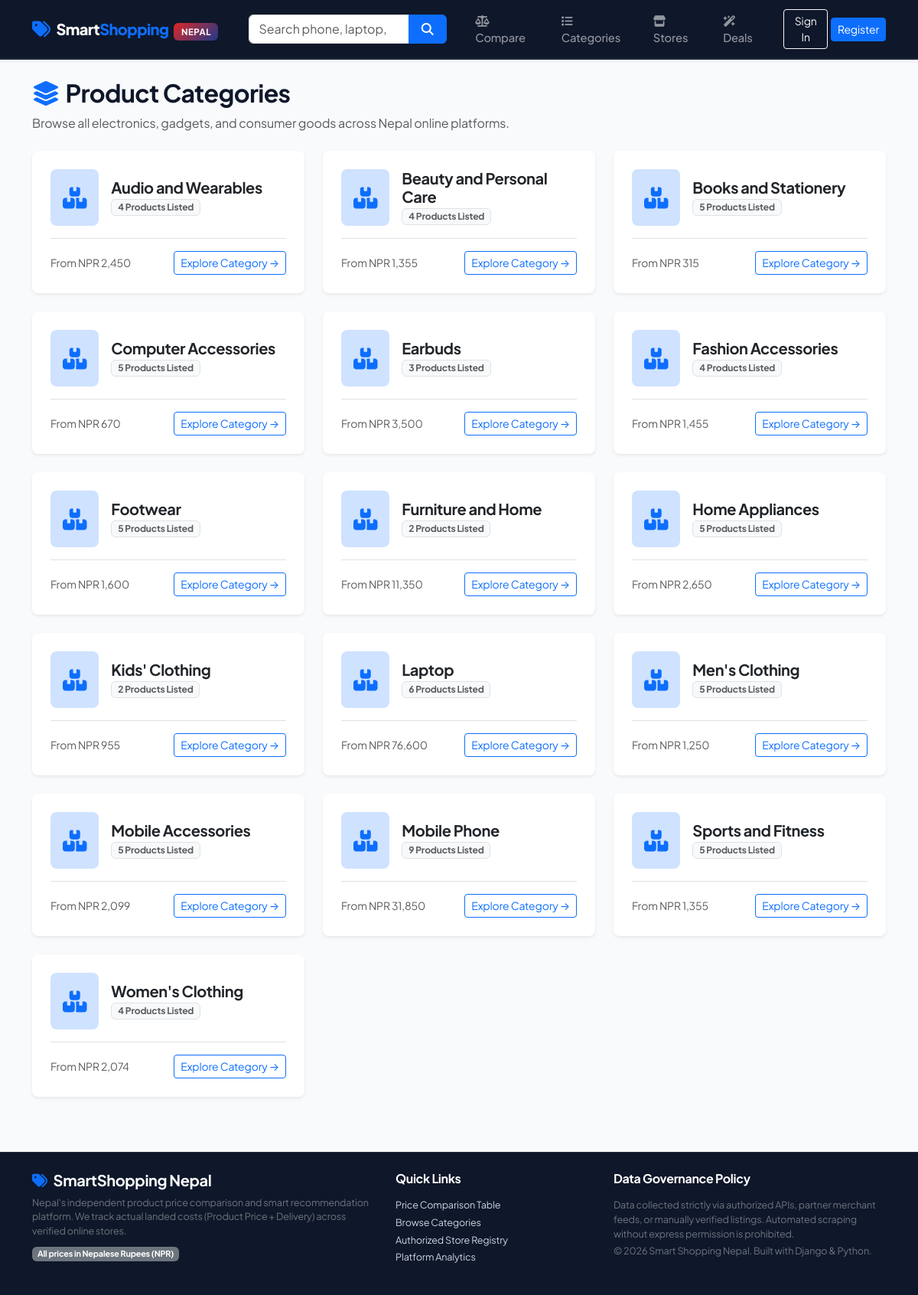
Page /categories/ on the committed database.
### shopping/models.py (models this page shows, shortened)
class Product(models.Model):
    name = models.CharField(max_length=255, db_index=True)
    brand = models.CharField(max_length=100, db_index=True)
    model = models.CharField(max_length=100, db_index=True)
    category = models.CharField(max_length=100, db_index=True)
    canonical_product_key = models.CharField(max_length=255, unique=True, db_index=True)
    description = models.TextField(blank=True, default='')
    image_url = models.URLField(max_length=1000, blank=True, default='')
    created_at = models.DateTimeField(auto_now_add=True)
    updated_at = models.DateTimeField(auto_now=True)
    class Meta:
        ordering = ['brand', 'name']
        verbose_name = 'Canonical Product'
        verbose_name_plural = 'Canonical Products'
        indexes = [
            models.Index(fields=['brand', 'category']),
            models.Index(fields=['canonical_product_key']),
        ]

### shopping/views.py (the view)
# urls.py: path('categories/', views.category_list_view, name='categories'),
def category_list_view(request: HttpRequest) -> HttpResponse:
    categories = Product.objects.values('category').annotate(
        product_count=Count('id'),
        min_price=Min('listings__total_price_npr'),
        max_price=Max('listings__total_price_npr')
    ).order_by('category')
    context = {'categories': categories}
    return render(request, 'shopping/categories.html', context)

### templates/shopping/categories.html (shortened to what this page needs)
{% extends 'base.html' %}
{% load humanize %}
{% block content %}
<div class="container">
    <div class="mb-4">
        <h2 class="fw-bold"><i class="fa-solid fa-layer-group text-primary me-2"></i>Product Categories</h2>
        <p class="text-muted">Browse all electronics, gadgets, and consumer goods across Nepal online platforms.</p>
    </div>
    <div class="row g-4">
        {% for cat in categories %}
        <div class="col-md-6 col-lg-4">
            <div class="card p-4 border-0 shadow-sm rounded-3 bg-white h-100">
                <div class="d-flex align-items-center mb-3">
                    <div class="p-3 bg-primary-subtle text-primary rounded-3 me-3 fs-3">
                        <i class="fa-solid fa-boxes-stacked"></i>
                    </div>
                    <div>
                        <h5 class="fw-bold mb-0">
                            <a href="{% url 'shopping:category_detail' cat.category %}" class="text-dark text-decoration-none">
                                {{ cat.category }}
                            </a>
                        </h5>
                        <span class="badge bg-light text-muted border">{{ cat.product_count }} Products Listed</span>
                    </div>
                </div>
                <div class="mt-auto pt-3 border-top d-flex justify-content-between align-items-center">
                    <span class="small text-muted">
                        {% if cat.min_price %}
                        From NPR {{ cat.min_price|floatformat:0|intcomma }}
                        {% endif %}
                    </span>
                    <a href="{% url 'shopping:category_detail' cat.category %}" class="btn btn-outline-primary btn-sm">
                        Explore Category &rarr;
                    </a>
                </div>
            </div>
        </div>
        {% endfor %}
    </div>
</div>
{% endblock %}

### static/css/styles.css (style rules this page uses)
:root { --color-primary: #2563eb; --color-primary-hover: #1d4ed8; --color-primary-light: #eff6ff; --color-nepal-crimson: #dc2626; --color-nepal-navy: #1e3a8a; --color-savings: #059669; --color-savings-bg: #ecfdf5; --color-savings-border: #a7f3d0; --color-dark: #0f172a; --color-dark-surface: #1e293b; --color-text-main: #1e293b; --color-text-muted: #64748b; --color-text-light: #94a3b8; --color-bg-page: #f8fafc; --color-bg-card: #ffffff; --color-border: #e2e8f0; --color-border-subtle: #f1f5f9; --shadow-subtle: 0 1px 3px 0 rgba(0, 0, 0, 0.05), 0 1px 2px -1px rgba(0, 0, 0, 0.05); --shadow-card: 0 4px 6px -1px rgba(0, 0, 0, 0.07), 0 2px 4px -2px rgba(0, 0, 0, 0.05); --shadow-hover: 0 14px 25px -5px rgba(15, 23, 42, 0.12), 0 8px 10px -6px rgba(15, 23, 42, 0.08); --shadow-glow: 0 0 15px rgba(37, 99, 235, 0.25); --transition-smooth: all 0.25s cubic-bezier(0.4, 0, 0.2, 1); }
body { font-family: 'Plus Jakarta Sans', -apple-system, BlinkMacSystemFont, "Segoe UI", Roboto, sans-serif; background-color: var(--color-bg-page); color: var(--color-text-main); min-height: 100vh; display: flex; flex-direction: column; letter-spacing: -0.01em; }
h1, h2, h3, h4, h5, h6 { font-weight: 700; color: var(--color-dark); letter-spacing: -0.02em; }

### rows in the picture
Product: category "Earbuds", product_count "3", min_price "3,500"

### other values in the picture
{{ cat.category }} "Audio and Wearables" "Beauty and Personal Care" "Books and Stationery" "Computer Accessories" "Fashion Accessories" "Footwear" "Furniture and Home" "Home Appliances" "Kids' Clothing" "Laptop" "Men's Clothing" "Mobile Accessories" "Mobile Phone" "Sports and Fitness" "Women's Clothing"
{{ cat.product_count }} "4" "4" "5" "5" "4" "5" "2" "5" "2" "6" "5" "5" "9" "5" "4"
{{ cat.min_price|floatformat:0|intcomma }} "2,450" "1,355" "315" "670" "1,455" "1,600" "11,350" "2,650" "955" "76,600" "1,250" "2,099" "31,850" "1,355" "2,074"
